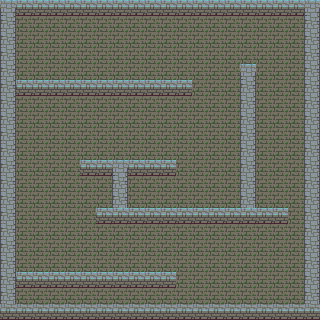

A 2D game scene composited from a Tiled map and its tileset images. What follows is a short description and the map's XML, with every tile layer's data as written:
An orthogonal 20x20 tile map with 16x16 px tiles, 1 tile layer (Tile Layer 1).

<map version="1.4" tiledversion="1.4.2" orientation="orthogonal" renderorder="right-down" width="20" height="20" tilewidth="16" tileheight="16" infinite="0" nextlayerid="2" nextobjectid="1">
 <tileset firstgid="1" source="Dungeon_rooms.tsx" />
 <layer id="1" name="Tile Layer 1" width="20" height="20">
  <data encoding="csv">
7,4,4,4,4,4,4,4,4,4,4,4,4,4,4,4,4,4,4,7,
6,2,2,2,2,2,2,2,2,2,2,2,2,2,2,2,2,2,2,6,
6,2,2,2,2,2,2,2,2,2,2,2,2,2,2,2,2,2,2,6,
6,2,2,2,2,2,2,2,2,2,2,2,2,2,2,2,2,2,2,6,
6,2,2,2,2,2,2,2,2,2,2,2,2,2,2,7,2,2,2,6,
6,4,4,4,4,4,4,4,4,4,4,4,2,2,2,6,2,2,2,6,
6,2,2,2,2,2,2,2,2,2,2,2,2,2,2,6,2,2,2,6,
6,2,2,2,2,2,2,2,2,2,2,2,2,2,2,6,2,2,2,6,
6,2,2,2,2,2,2,2,2,2,2,2,2,2,2,6,2,2,2,6,
6,2,2,2,2,2,2,2,2,2,2,2,2,2,2,6,2,2,2,6,
6,2,2,2,2,4,4,7,4,4,4,2,2,2,2,6,2,2,2,6,
6,2,2,2,2,2,2,6,2,2,2,2,2,2,2,6,2,2,2,6,
6,2,2,2,2,2,2,6,2,2,2,2,2,2,2,6,2,2,2,6,
6,2,2,2,2,2,4,4,4,4,4,4,4,4,4,4,4,4,2,6,
6,2,2,2,2,2,2,2,2,2,2,2,2,2,2,2,2,2,2,6,
6,2,2,2,2,2,2,2,2,2,2,2,2,2,2,2,2,2,2,6,
6,2,2,2,2,2,2,2,2,2,2,2,2,2,2,2,2,2,2,6,
6,4,4,4,4,4,4,4,4,4,4,2,2,2,2,2,2,2,2,6,
6,2,2,2,2,2,2,2,2,2,2,2,2,2,2,2,2,2,2,6,
5,5,5,5,5,5,5,5,5,5,5,5,5,5,5,5,5,5,5,5
</data>
 </layer>
</map>
